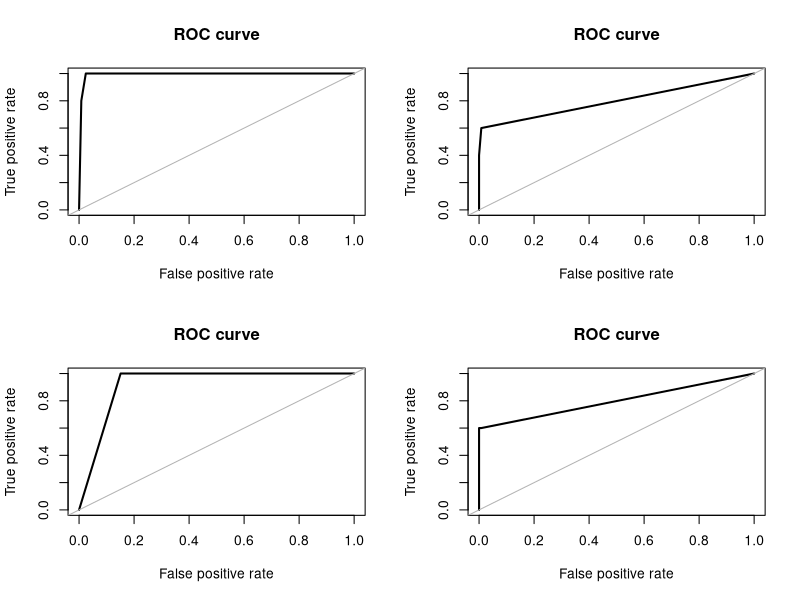

Reproduce this figure in R.
#This piece of code gives us a generic idea of how to handle imbalanced classes in R intended for solving traditional 
#Classification problem (This is taken from an article at analytics vidhya)

#We need to ainstall the rose package for this
install.packages("ROSE")


#Loading the library ROSE
library(ROSE)

#Loading the inbuilt data hacide for showing this example
data(hacide)

#Setting the training part of the same data set into a new dat frame
df=data.frame(hacide.train)

#Viewing the data set hacide
View(df)

#Viewing the structure of the same
str(df)

#Checking the count of class
table(df$cls)
#0: 980
#1: 20

#Checking the percentage proportion
prop.table(table(df$cls))
#0: 98 %
#1: 2 %


#As we see, this data set contains only 2% of positive cases and 98% of negative cases. 
#This is a severely imbalanced data set. So, the imbalance would badly affect our prediction accuracy. 
#Let’s build a model on this data. I’ll be using decision tree algorithm for modeling purpose.

library(rpart)
treeimb <- rpart(cls ~ ., data = hacide.train)
pred.treeimb <- predict(treeimb, newdata = hacide.test)



#Let’s check the accuracy of this prediction. To check accuracy, ROSE package has a function names accuracy.meas,
#it computes important metrics such as precision, recall & F measure.
accuracy.meas(hacide.test$cls, pred.treeimb[,2])

# These metrics provide an interesting interpretation. With threshold value as 0.5, Precision = 1 says there are no 
# false positives. Recall = 0.20 is very much low and indicates that we have higher number of false negatives. 
# Threshold values can be altered also. F = 0.167 is also low and suggests weak accuracy of this model.

#Viewing the ROC curve for the above prediction
roc.curve(hacide.test$cls, pred.treeimb[,2], plotit = F)


#over sampling
data_balanced_over = ovun.sample(cls ~ ., data = hacide.train, method = "over",N = 1960)$data
table(data_balanced_over$cls)


#In the code above, method over instructs the algorithm to perform over sampling. N refers to number of observations in
#the resulting balanced set. In this case, originally we had 980 negative observations. So, I instructed this line of 
#code to over sample minority class until it reaches 980 and the total data set comprises of 1960 samples


#Under sampling
data_balanced_under = ovun.sample(cls ~ ., data = hacide.train, method = "under", N = 40, seed = 1)$data
table(data_balanced_under$cls)


#Now the data set is balanced. But, you see that we’ve lost significant information from the sample. Let’s do both 
#undersampling and oversampling on this imbalanced data. This can be achieved using method = “both“. In this case, 
#the minority class is oversampled with replacement and majority class is undersampled without replacement.

data_balanced_both <- ovun.sample(cls ~ ., data = hacide.train, method = "both", p=0.5,N=1000, seed = 1)$data
table(data_balanced_both$cls)


#p refers to the probability of positive class in newly generated sample.

#The data generated from oversampling have expected amount of repeated observations. Data generated from undersampling
#is deprived of important information from the original data. This leads to inaccuracies in the resulting performance. 
#To encounter these issues, ROSE helps us to generate data synthetically as well. The data generated using ROSE is 
#considered to provide better estimate of original data


data.rose = ROSE(cls ~ ., data = hacide.train, seed = 1)$data
table(data.rose$cls)


#This generated data has size equal to the original data set (1000 observations). Now, we’ve balanced data sets using 4 
#techniques. Let’s compute the model using each data and evaluate its accuracy.

#build decision tree models
tree.rose = rpart(cls ~ ., data = data.rose)
tree.over = rpart(cls ~ ., data = data_balanced_over)
tree.under = rpart(cls ~ ., data = data_balanced_under)
tree.both = rpart(cls ~ ., data = data_balanced_both)



#make predictions on unseen data
pred.tree.rose = predict(tree.rose, newdata = hacide.test)
pred.tree.over = predict(tree.over, newdata = hacide.test)
pred.tree.under = predict(tree.under, newdata = hacide.test)
pred.tree.both = predict(tree.both, newdata = hacide.test)



par(mfrow=c(2,2))

#Checking the AUC scores of all the variations 

#AUC ROSE
roc.curve(hacide.test$cls, pred.tree.rose[,2])
#Area under the curve (AUC): 0.989

#AUC Oversampling
roc.curve(hacide.test$cls, pred.tree.over[,2])
#Area under the curve (AUC): 0.798

#AUC Undersampling
roc.curve(hacide.test$cls, pred.tree.under[,2])
#Area under the curve (AUC): 0.867

#AUC Both
roc.curve(hacide.test$cls, pred.tree.both[,2])
#Area under the curve (AUC): 0.798


#So, we may conclude that ROSE performs the best for handling imbalanced classes
